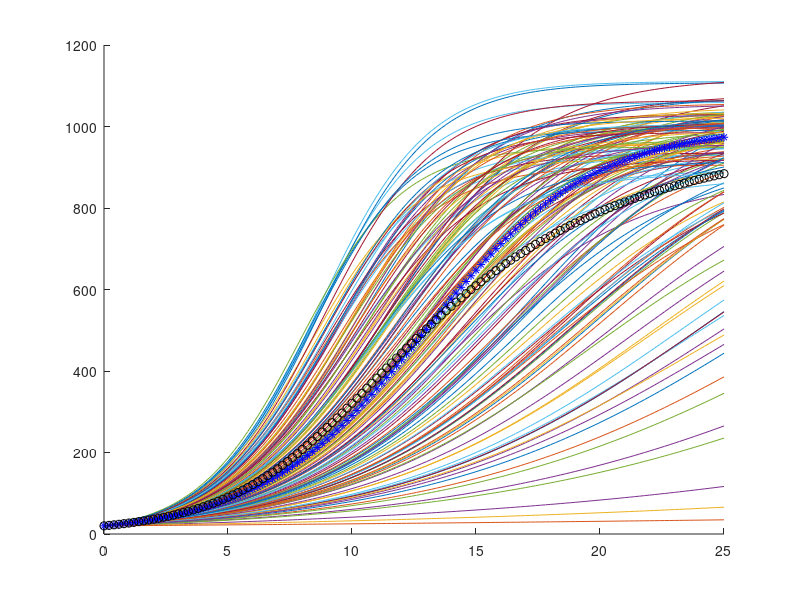

This chart was generated by the following MATLAB code:

%% Monte Carlo simulation of a logistic population with estimated parameters.

n = 150; % number of sims
sum = 0;
sumty = zeros(length(0:0.2:25),1);

figure, hold on

for i = 1:n
    r = random('norm',0.3,0.1);
    M = random('norm',1000,50);
    
    de = @(t,y) r*y*(1-y/M);
    [t,y] = ode45(de,0:0.2:25,20);
    
    sum = sum + y(end);
    sumty = sumty + y;
    plot(t,y)
end

% the "average" population -- i.e. if our estimates are correct
r = 0.3; M = 1000;
de = @(t,y) r*y*(1-y/M);
[t,y] = ode45(de,0:0.2:25,20);
plot(t,y,'b*')

sum/n                   % average end population
plot(t,sumty/n,'ko')    % average population over time


